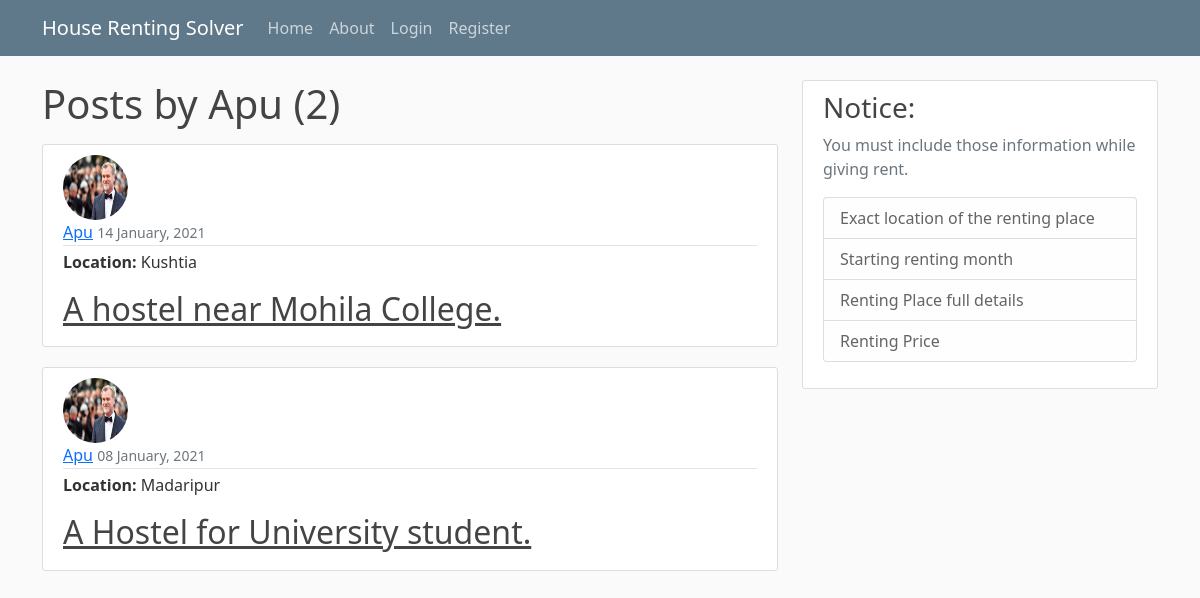
The app's page /user/Apu with its own data.
### blog/models.py (models this page shows, shortened)
class Post(models.Model):
    location = models.CharField(max_length = 100)
    content = models.TextField()
    date_posted = models.DateTimeField(default = timezone.now)
    owner = models.ForeignKey(User, on_delete= models.CASCADE)

### users/models.py (models this page shows, shortened)
class Profile(models.Model):
    user = models.OneToOneField(User, on_delete = models.CASCADE)
    image = models.ImageField(default='default.jpg', upload_to='profile_pics')

### blog/views.py (the view)
# urls.py: path('user/<str:username>', UserPostListView.as_view(), name='user-posts'),
class UserPostListView(ListView):
    model = Post
    template_name = 'blog/user_posts.html' # <app>/<model>_<viewtype>.html
    context_object_name = 'posts'
    paginate_by = 5
    def get_queryset(self):
        user = get_object_or_404(User, username=self.kwargs.get('username'))
        return Post.objects.filter(owner=user).order_by('-date_posted')

### blog/templates/blog/user_posts.html (shortened to what this page needs)
{% extends "blog/base.html" %}
{% block content %}
    <h1 class="mb-3">Posts by {{view.kwargs.username}} ({{ page_obj.paginator.count}})</h1>
   {% for post in posts %}
   <article class="media content-section">
     <img class="rounded-circle article-img" src="{{ post.owner.profile.image.url}}" >
     <div class="media-body">
       <div class="article-metadata">
             <a class="mr-2" href="{% url 'user-posts' post.owner.username %}">{{ post.owner }}</a>
             <small class="text-muted">{{ post.date_posted | date:"d F, Y" }}</small>
           </div>
           <p class="article-content"><b>Location: </b>{{ post.location }}</p>
           <h2><a class="article-title" href="{% url 'post-detail' post.id %}">{{ post.content }}</a></h2>
         </div>
       </article>
   {% endfor %}
{% endblock content %}

### blog/static/blog/main.css (style rules this page uses)
body { background: #fafafa; color: #333333; margin-top: 5rem; }
h1, h2, h3, h4, h5, h6 { color: #444444; }
.content-section { background: #ffffff; padding: 10px 20px; border: 1px solid #dddddd; border-radius: 3px; margin-bottom: 20px; }
.article-title { color: #444444; }
.article-content { white-space: pre-line; }
.article-img { height: 65px; width: 65px; margin-right: 16px; }
.article-metadata { padding-bottom: 1px; margin-bottom: 4px; border-bottom: 1px solid #e3e3e3 }

### records on screen
Post: owner.profile.image (picture), owner "Apu", date_posted "14 January, 2021", location "Kushtia", content "A hostel near Mohila College."
Post: owner.profile.image (picture), owner "Apu", date_posted "08 January, 2021", location "Madaripur", content "A Hostel for University student."

### other values on screen
{{ view.kwargs.username }} "Apu"
{{ page_obj.paginator.count }} "2"
